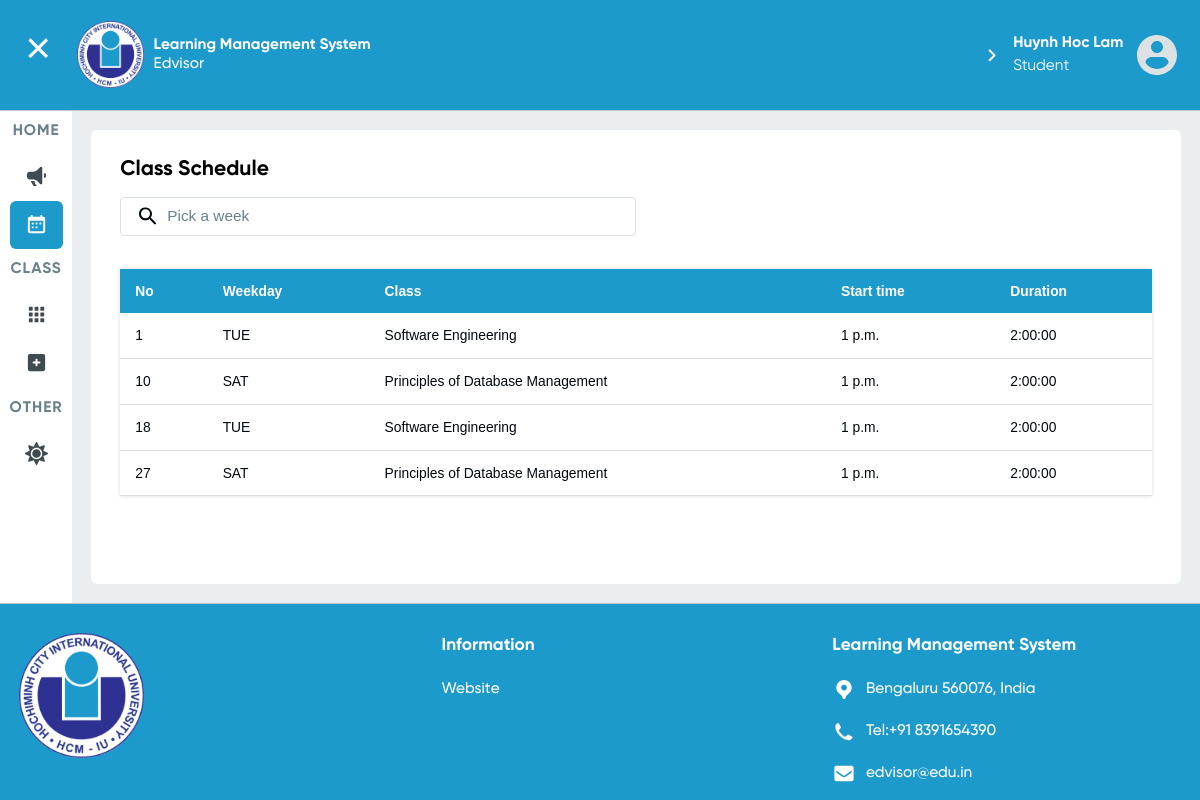
/user/lecturer/1/calendar/ (signed in), run on the app's committed database.
### User/models.py (models this page shows, shortened)
class User(AbstractBaseUser, PermissionsMixin):
    objects = MyUserManager()
    email = models.EmailField(unique=True)
    first_name = models.CharField(max_length=20)
    middle_name = models.CharField(max_length=20, blank=True)
    last_name = models.CharField(max_length=20)
    phone_number = models.CharField(max_length=12, blank=True)
    is_admin = models.BooleanField(default=False)
    is_staff = models.BooleanField(default=False)
    is_active = models.BooleanField(default=True)
    type= [
        ("Student","student"),
        ("Lecturer","lecturer")
    ]
    user_type = models.CharField(max_length=10,choices=type,null=True,blank=True)
    USERNAME_FIELD = 'email'
    def is_student(self):
        return hasattr(self,'student')
    @property
    def full_name(self):
        return self.last_name + " " + self.middle_name + " " + self.first_name

### Courses/models.py (models this page shows, shortened)
class Class(models.Model):
    course = models.ForeignKey(Course, on_delete=CASCADE)
    lecturer = models.ForeignKey(Lecturer, on_delete=CASCADE)
    schedule = models.ForeignKey(Schedule, on_delete=SET_NULL, null=True,blank=True)
    start_date = models.DateTimeField(default=datetime.datetime(2021, 9, 6))
    @property
    def month(self):
        return int(self.start_date.strftime("%m"))
    @property
    def year(self):
        return int(self.start_date.strftime("%Y"))
    @property
    def sem_year(self):
        year = self.year
        month = self.month
        if month in [9, 10, 11, 12, 1]:
            return "Sem 1 - {}".format(year + 1)
        elif month in [2, 3, 4, 5, 6]:
            return "Sem 2 - {}".format(int(year))
    @property
    def is_displayable(self):
        utc = pytz.UTC
        now = utc.localize(datetime.datetime.now())
        if (now < self.start_date):
            return False
        else:
            return True

class Schedule(models.Model):
    DAYS_OF_WEEK = [
        ('MON', 'Monday'),
        ('TUE', 'Tuesday'),
        ('WED', 'Wednesday'),
        ('THU', 'Thursday'),
        ('FRI', 'Friday'),
        ('SAT', 'Saturday'),
        ('SUN', 'Sunday'),
    ]
    day_of_the_week = models.CharField(max_length=3, choices=DAYS_OF_WEEK)
    start_time = models.TimeField(auto_now=False, auto_now_add=False)
    duration = models.DurationField()
    @property
    def day_part(self):
        if (self.start_time <= datetime.time(12)):
            return 'Morning'
        else:
            return 'Afternoon'
    def __str__(self):
        return self.day_of_the_week + " " + self.day_part
    class Meta:
        pass

class Course(models.Model):
    major = models.ManyToManyField(Major)
    name = models.CharField(max_length=80)

### User/views.py (the view)
    def decorate(*args, **kwargs):
        userID = kwargs['id']
        request = args[0]
        if request.user.id == None:
            return HttpResponseRedirect(reverse("login"))
        elif request.user.is_student():
            user = Student.objects.get(id=userID).user_id
        elif request.user.is_lecturer():
            user = Lecturer.objects.get(id=userID).user_id
        else:
            user = User.objects.get(id=userID)
        if request.user == user and request.user.is_authenticated:
            return func(*args, **kwargs)
        else:
            return HttpResponseRedirect(reverse("guest-announcement-page"))

### Courses/views.py (called while the page is built)
@CheckValidUser
def LecturerSchedule(request, id):
    user = Lecturer.objects.get(id=id)
    classes = []
    for i in user.class_set.all():
        if i.start_date < now:
            classes.append(i)
    context = {'classes': classes, 'title': 'Lecturer Schedule'}
    return render(request, 'Courses/schedule.html', context)

### User/views.py (called while the page is built)
def CheckValidUser(func):
    def decorate(*args, **kwargs):
        userID = kwargs['id']
        request = args[0]
        if request.user.id == None:
            return HttpResponseRedirect(reverse("login"))
        elif request.user.is_student():
            user = Student.objects.get(id=userID).user_id
        elif request.user.is_lecturer():
            user = Lecturer.objects.get(id=userID).user_id
        else:
            user = User.objects.get(id=userID)
        if request.user == user and request.user.is_authenticated:
            return func(*args, **kwargs)
        else:
            return HttpResponseRedirect(reverse("guest-announcement-page"))
    return decorate

### Courses/templates/Courses/schedule.html (shortened to what this page needs)
{% extends 'Home/index.html' %}
{% load static %}
{% block stylesheets %}
    <link rel="stylesheet" href="{% static 'Courses/schedule.css' %}">
{% endblock %}
{% block calendar-active %}active{% endblock %}
{% block main-content %}
    <article class="panel schedule">
        <h2>Class Schedule</h2>
        <div class="search">
            <label for="search">
            </label>
            <input type="search" id="search" placeholder="Pick a week">
        </div>
        <table class="styled-table">
            <thead>
                <tr>
                    <th>No</th>
                    <th>Weekday</th>
                    <th>Class</th>
                    <th>Start time</th>
                    <th>Duration</th>
                </tr>
            </thead>
            <tbody>
                {% for class in classes %}
                    <tr>
                        <td>{{ class.id }}</td>
                        <td>{{ class.schedule.day_of_the_week }}</td>
                        <td>{{ class.course.name }}</td>
                        <td>{{ class.schedule.start_time }}</td>
                        <td>{{ class.schedule.duration }}</td>
                    </tr>
               {% endfor %}
            </tbody>
        </table>
    </article>
{% endblock main-content %}

### Home/templates/Home/index.html (shortened to what this page needs)
<!DOCTYPE html>
<html lang="en">
<head>
  {% load static %}
  <link rel="stylesheet" href="{% static 'Home/index.css' %}">
  <link rel="stylesheet" href="{% static 'Home/components.css' %}">
  {% block stylesheets %}{% endblock stylesheets %}
</head>
<body class="page-grid">
<header class="header-bar {% if user.is_authenticated %}user-login{% endif %}">
  <div id="toggle-nav-sidebar" class="sidebar-button">
  </div>
  <a class="logo"
     href="{% if user.user_type == 'Student' %}{% url 'student-announcement-page' user.student.id %}
            {% elif user.user_type == 'Lecturer' %}{% url 'lecturer-announcement-page' user.lecturer.id %}
            {% else %} {% url 'guest-announcement-page' %}{% endif %}">
    <img src="{% static 'images/masked-iu-logo-160px-png@1X.png' %}"
         alt="International University's Learning Management System"
         srcset="{% static 'images/masked-iu-logo-160px-png@1x.png' %} 1x, {% static 'images/masked-iu-logo-160px-png@2x.png' %} 2x, {% static 'images/masked-iu-logo-160px-png@3x.png' %} 3x">
    <h1><b>Learning Management System</b><br>
      Edvisor</h1>
  </a>
  <nav class="header-nav">
    <ul>
      {% if user.is_authenticated %}
        <li>
          <div class="my-profile" href="#" tabindex="0">
            <p><b>{{ user.full_name }}</b><br>
              {{ user.user_type }}</p>
            <img src="{% static 'icons/small-avatar-icon-svg.svg' %}" alt="My avatar">
          </div>
        </li>
      {% endif %}
    </ul>
  </nav>
</header>
<aside class="sidebar">
  <nav class="sidebar-nav" style="display: none">
    <ul>
      <li class="section-title"><p>HOME</p></li>
      <li class="btn btn-grid {% block announcements-active %}{% endblock announcements-active %}">
        <a href="{% if user.user_type == 'Student' %}{% url 'student-announcement-page' user.student.id %}
                  {% elif user.user_type == 'Lecturer' %}{% url 'lecturer-announcement-page' user.lecturer.id %}
                  {% else %} {% url 'guest-announcement-page' %} {% endif %}">
          <span class="label">Announcements</span></a></li>
      <li class="btn btn-grid {% block calendar-active %}{% endblock calendar-active %}">
        <a href="{% if user.user_type == 'Student' %}{% url 'student-schedule-page' user.student.id %}
                  {% elif user.user_type == 'Lecturer' %}{% url 'lecturer-schedule-page' user.lecturer.id %}#
                  {% else %} {% url 'login' %} {% endif %}">
          <span class="label">Calender</span></a></li>
    </ul>
    <ul>
      <li class="section-title"><p>CLASS</p></li>
      <li class="btn btn-grid {% block my-courses-active %}{% endblock my-courses-active %}">
        <a href="{% if user.user_type == 'Student' %}{% url 'active-student-classes-page' user.student.id %}
                  {% elif user.user_type == 'Lecturer' %}{% url 'active-lecturer-classes-page' user.lecturer.id %}
                  {% else %}{% url 'login' %}{% endif %}">
          <span class="label">My Classes</span></a>
      </li>
      {% if user.user_type == 'Student' %}
        <li class="btn btn-grid {% block registration-active %}{% endblock registration-active %}">
          <a href="{% url 'student-class-registration-page' user.student.id %}">
            <span class="label">Registration</span></a></li>
      {% endif %}
    </ul>
    <ul>
      <li class="section-title"><p>OTHER</p></li>
      <li class="btn btn-grid">
        <a id="toggle-theme" href="#">
          <span class="label">UI Theme</span></a></li>
    </ul>
  </nav>
</aside>
<main>
  {% block main-content %}
  {% endblock %}
</main>
<footer class="page-footer {% if user.is_authenticated %}user-login{% endif %}">
  <div class="footer-top-container">
    <img class="footer-logo" src="{% static 'images/masked-iu-logo-160px-png@1X.png' %}"
         alt="International University Logo"
         srcset="{% static 'images/masked-iu-logo-160px-png@1x.png' %} 1x, {% static 'images/masked-iu-logo-160px-png@2x.png' %} 2x, {% static 'images/masked-iu-logo-160px-png@3x.png' %} 3x">
    <ul>
      <li class="icon-list-heading">Information</li>
      <li><a href="https://hcmiu.edu.vn/" target="_blank">Website</a></li>
    </ul>
    <ul class="icon-list">
      <li class="icon-list-heading">Learning Management System</li>
      <li><a href="geo:10.868562,106.796312">
        <p>Bengaluru 560076, India</p>
      </a></li>
      <li><a href="tel:+91 8391654390">
        <p>Tel:+91 8391654390</p>
      </a></li>
      <li>
        <a href="mailto:edvisor@edu.in">
          <p>edvisor@edu.in</p>
        </a>
      </li>
    </ul>
  </div>
</footer>
</body>
</html>

### Home/static/Home/components.css (style rules this page uses)
body { --riseUpAnimation: riseUpKeyframes 0.8s ease forwards; }

### Courses/static/Courses/schedule.css (style rules this page uses)
.schedule { height: 100%; width: 100%; background-color: #ffffff; padding: 2rem; }
.schedule h2 { color: var(--black-default); font-weight: bold; font-size: 2.2rem; line-height: 2.6rem; text-align: left; margin: 0.8rem 0; }
.schedule .search { position: relative; margin-bottom: 2rem; }
.schedule .search label { position: absolute; height: 1.8rem; top: 50%; left: 2rem; transform: translateY(-50%); }
.schedule .search input { position: static; width: 50%; padding: 1rem 2rem 1rem 4.8rem; font-size: 1.6rem; border-radius: 4px; border: 1px solid var(--gray-lighter); background-color: var(--white-default); color: var(--body-color); box-sizing: border-box; display: inline-block; margin: 0.8rem 0; }
.schedule .search input::placeholder { color: var(--gray-default); }
.styled-table { width: 100%; height: 5rem; border-collapse: collapse; margin: 25px 0; font-size: 0.9em; font-family: sans-serif; min-width: 400px; box-shadow: 0 0 4px rgba(0, 0, 0, 0.15); }
.styled-table thead tr { background-color: var(--iu-secondary-default); color: #ffffff; text-align: left; }
.styled-table th, td { padding: 12px 15px; }
.styled-table tbody tr { border-bottom: 1px solid #dddddd; }

### Home/static/Home/base.css (style rules this page uses)
:root { --white-default: #ffffff; --white-default-text: #ffffff; --black-default: #000000; --background-default: #eaeef0; --gray-lighter: #dce2e4; --gray-light: #bac5ca; --gray-light-text: #bac5ca; --gray-default: #6a818a; --gray-dark: #3e4b51; --alert-primary: #ef255d; --alert-secondary: #fdecf1; --success-primary: #1ac687; --success-secondary: #e2fcf2; --iu-primary-default: #2e3191; --iu-primary-default-text: #2e3191; --iu-primary-dark: #1d1f5d; --iu-primary-dark-text: #1d1f5d; --iu-secondary-light: #dbf1fa; --iu-secondary-default: #1c9acc; --iu-secondary-dark: #115f7e; --body-font-family: SVN-Gilroy, serif; --body-font-size: 1.6rem; --body-font-weight: 400; --body-line-height: 1.5; --body-color: #000810; --body-bg: var(--white-default); --hover-transition: 0.25s ease-out; }
* { margin: 0; padding: 0; }
html { box-sizing: border-box; scroll-padding-top: 10rem; font-size: 62.5%; }
@media (prefers-reduced-motion: no-preference) { html { scroll-behavior: smooth; } }
@media (max-width: 75em) { html { font-size: 60%; } }
body { font-family: var(--body-font-family); font-size: var(--body-font-size); font-weight: var(--body-font-weight); line-height: var(--body-line-height); color: var(--body-color); background-color: var(--body-bg); }
h1, h2 { font-weight: 700; text-align: center; }
h1, .h1, h2, .h2, h3, .h3, h4, .h4, h5, .h5, h6, .h6 { margin-block: 0; font-weight: 500; line-height: 1.2; }
h1, .h1 { font-size: calc(2.2rem + 1.5vw); }
@media (min-width: 1200px) { h1, .h1 { font-size: 4rem; } }
h2, .h2 { font-size: calc(2.12rem + 0.9vw); }
@media (min-width: 1200px) { h2, .h2 { font-size: 3.2rem; } }
p { margin-block-start: 0; margin-block-end: 1.6rem; }
ol, ul { padding-inline-start: 3.2rem; }
ol, ul { margin-block-start: 0; margin-block-end: 1.6rem; }
a { text-decoration: none; color: #3a57e8; }
img { display: block; width: 100%; }
input, textarea { background-color: var(--white-default); color: var(--body-color); }

### data on the page
User: full_name "Huynh Hoc Lam", user_type "Student"
Class: id "1", schedule.day_of_the_week "TUE", course.name "Software Engineering", schedule.start_time "1 p.m.", schedule.duration "2:00:00"
Class: id "10", schedule.day_of_the_week "SAT", course.name "Principles of Database Management", schedule.start_time "1 p.m.", schedule.duration "2:00:00"
Class: id "18", schedule.day_of_the_week "TUE", course.name "Software Engineering", schedule.start_time "1 p.m.", schedule.duration "2:00:00"
Class: id "27", schedule.day_of_the_week "SAT", course.name "Principles of Database Management", schedule.start_time "1 p.m.", schedule.duration "2:00:00"
